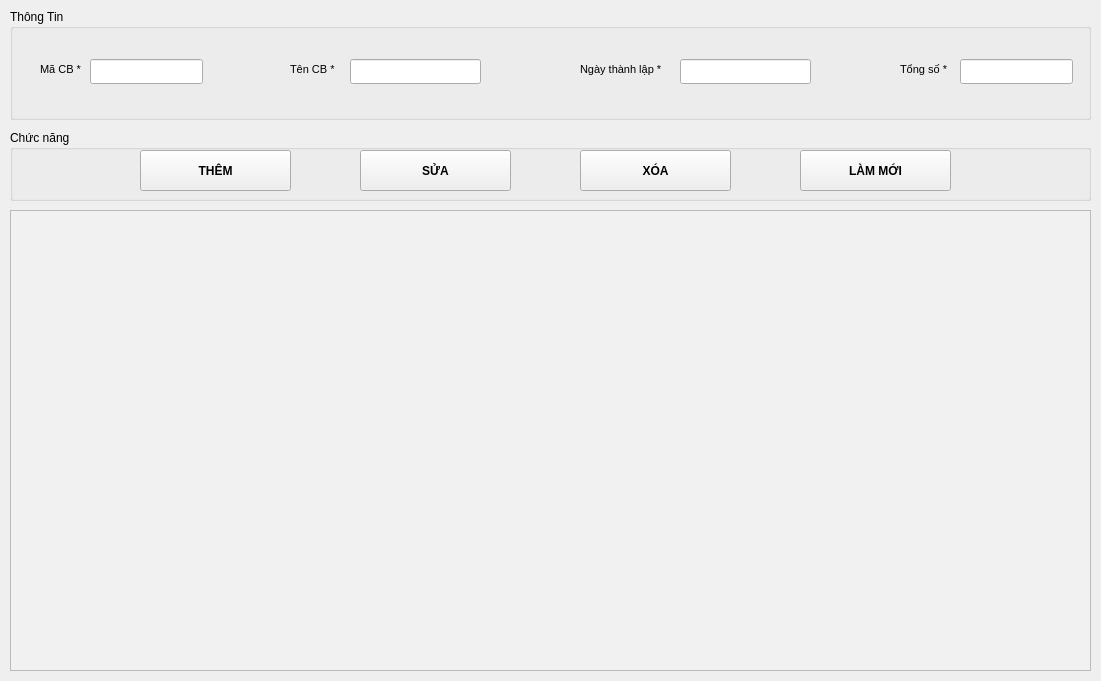
<?xml version="1.0" encoding="UTF-8"?>
<ui version="4.0">
 <class>Form</class>
 <widget class="QWidget" name="Form">
  <property name="geometry">
   <rect>
    <x>0</x>
    <y>0</y>
    <width>1101</width>
    <height>681</height>
   </rect>
  </property>
  <property name="windowTitle">
   <string>Form</string>
  </property>
  <widget class="QGroupBox" name="groupBox">
   <property name="geometry">
    <rect>
     <x>10</x>
     <y>9</y>
     <width>1081</width>
     <height>111</height>
    </rect>
   </property>
   <property name="title">
    <string>Thông Tin</string>
   </property>
   <widget class="QLineEdit" name="txtMaChiBo">
    <property name="geometry">
     <rect>
      <x>80</x>
      <y>50</y>
      <width>113</width>
      <height>25</height>
     </rect>
    </property>
   </widget>
   <widget class="QLabel" name="label">
    <property name="geometry">
     <rect>
      <x>30</x>
      <y>50</y>
      <width>41</width>
      <height>21</height>
     </rect>
    </property>
    <property name="font">
     <font>
      <pointsize>8</pointsize>
     </font>
    </property>
    <property name="text">
     <string>Mã CB *</string>
    </property>
   </widget>
   <widget class="QLabel" name="label_2">
    <property name="geometry">
     <rect>
      <x>280</x>
      <y>50</y>
      <width>51</width>
      <height>21</height>
     </rect>
    </property>
    <property name="font">
     <font>
      <pointsize>8</pointsize>
     </font>
    </property>
    <property name="text">
     <string>Tên CB *</string>
    </property>
   </widget>
   <widget class="QLineEdit" name="txtTenChiBo">
    <property name="geometry">
     <rect>
      <x>340</x>
      <y>50</y>
      <width>131</width>
      <height>25</height>
     </rect>
    </property>
   </widget>
   <widget class="QLineEdit" name="txtNgayThanhLap">
    <property name="geometry">
     <rect>
      <x>670</x>
      <y>50</y>
      <width>131</width>
      <height>25</height>
     </rect>
    </property>
   </widget>
   <widget class="QLabel" name="label_3">
    <property name="geometry">
     <rect>
      <x>570</x>
      <y>50</y>
      <width>91</width>
      <height>21</height>
     </rect>
    </property>
    <property name="font">
     <font>
      <pointsize>8</pointsize>
     </font>
    </property>
    <property name="text">
     <string>Ngày thành lập *</string>
    </property>
   </widget>
   <widget class="QLabel" name="label_4">
    <property name="geometry">
     <rect>
      <x>890</x>
      <y>50</y>
      <width>51</width>
      <height>21</height>
     </rect>
    </property>
    <property name="font">
     <font>
      <pointsize>8</pointsize>
     </font>
    </property>
    <property name="text">
     <string>Tổng số *</string>
    </property>
   </widget>
   <widget class="QLineEdit" name="txtTongSo">
    <property name="geometry">
     <rect>
      <x>950</x>
      <y>50</y>
      <width>113</width>
      <height>25</height>
     </rect>
    </property>
   </widget>
  </widget>
  <widget class="QGroupBox" name="groupBox_2">
   <property name="geometry">
    <rect>
     <x>10</x>
     <y>130</y>
     <width>1081</width>
     <height>71</height>
    </rect>
   </property>
   <property name="title">
    <string>Chức năng</string>
   </property>
   <widget class="QPushButton" name="buttonThem">
    <property name="geometry">
     <rect>
      <x>130</x>
      <y>20</y>
      <width>151</width>
      <height>41</height>
     </rect>
    </property>
    <property name="font">
     <font>
      <weight>75</weight>
      <bold>true</bold>
     </font>
    </property>
    <property name="cursor">
     <cursorShape>PointingHandCursor</cursorShape>
    </property>
    <property name="text">
     <string>THÊM</string>
    </property>
   </widget>
   <widget class="QPushButton" name="buttonSua">
    <property name="geometry">
     <rect>
      <x>350</x>
      <y>20</y>
      <width>151</width>
      <height>41</height>
     </rect>
    </property>
    <property name="font">
     <font>
      <weight>75</weight>
      <bold>true</bold>
     </font>
    </property>
    <property name="cursor">
     <cursorShape>PointingHandCursor</cursorShape>
    </property>
    <property name="text">
     <string>SỬA</string>
    </property>
   </widget>
   <widget class="QPushButton" name="buttonXoa">
    <property name="geometry">
     <rect>
      <x>570</x>
      <y>20</y>
      <width>151</width>
      <height>41</height>
     </rect>
    </property>
    <property name="font">
     <font>
      <weight>75</weight>
      <bold>true</bold>
     </font>
    </property>
    <property name="cursor">
     <cursorShape>PointingHandCursor</cursorShape>
    </property>
    <property name="text">
     <string>XÓA</string>
    </property>
   </widget>
   <widget class="QPushButton" name="buttonLamMoi">
    <property name="geometry">
     <rect>
      <x>790</x>
      <y>20</y>
      <width>151</width>
      <height>41</height>
     </rect>
    </property>
    <property name="font">
     <font>
      <weight>75</weight>
      <bold>true</bold>
     </font>
    </property>
    <property name="cursor">
     <cursorShape>PointingHandCursor</cursorShape>
    </property>
    <property name="text">
     <string>LÀM MỚI</string>
    </property>
   </widget>
  </widget>
  <widget class="QTableWidget" name="tableData">
   <property name="enabled">
    <bool>true</bool>
   </property>
   <property name="geometry">
    <rect>
     <x>10</x>
     <y>210</y>
     <width>1081</width>
     <height>461</height>
    </rect>
   </property>
   <property name="styleSheet">
    <string notr="true">background-color:  #f1f1f1;</string>
   </property>
   <property name="midLineWidth">
    <number>1</number>
   </property>
   <property name="editTriggers">
    <set>QAbstractItemView::NoEditTriggers</set>
   </property>
  </widget>
 </widget>
 <resources/>
 <connections/>
</ui>
